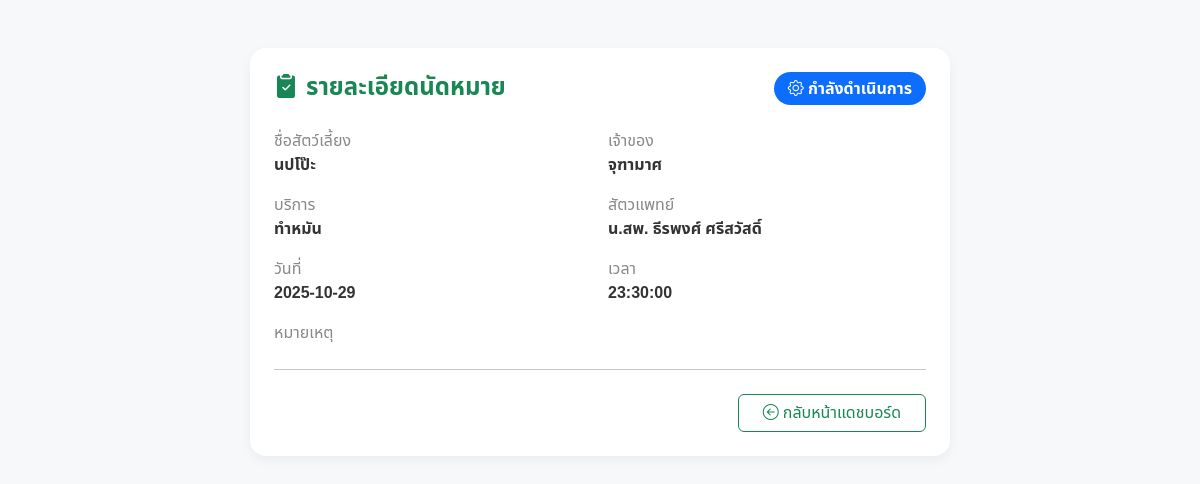
The page /myadmin/view_appointment.php?id=4 (signed in) on the database its author committed.
### tables this page shows
CREATE TABLE `appointments` (
  `app_id` int(11) NOT NULL,
  `user_id` int(11) NOT NULL,
  `pet_name` varchar(100) DEFAULT NULL,
  `vet_id` int(11) NOT NULL,
  `service_type` enum('health_check','vaccination','sterilization') NOT NULL DEFAULT 'health_check',
  `date` date NOT NULL,
  `time` time NOT NULL,
  `status` enum('pending','confirmed','cancelled','completed') DEFAULT 'pending',
  `price` decimal(10,2) DEFAULT 0.00,
  `note` text DEFAULT NULL,
  `created_at` timestamp NOT NULL DEFAULT current_timestamp()
);

CREATE TABLE `users` (
  `user_id` int(11) NOT NULL,
  `username` varchar(50) NOT NULL,
  `password` varchar(255) NOT NULL,
  `email` varchar(100) NOT NULL,
  `phone` varchar(20) NOT NULL,
  `address` text NOT NULL,
  `created_at` timestamp NOT NULL DEFAULT current_timestamp(),
  `status` enum('active','inactive') DEFAULT 'active'
);

CREATE TABLE `vets` (
  `vet_id` int(11) NOT NULL,
  `vet_name` varchar(100) DEFAULT NULL,
  `specialty` varchar(100) DEFAULT NULL
);

### myadmin/view_appointment.php (the view, shortened to what this page needs)
<?php
require_once 'config/db.php';
$id = $_GET['id'];
$stmt = $conn->prepare("
  SELECT
    a.app_id,
    a.pet_name,
    a.service_type,
    a.date,
    a.time,
    a.status,
    a.note,
    v.vet_name,
    u.username AS owner_name
  FROM appointments a
  LEFT JOIN vets v ON a.vet_id = v.vet_id
  LEFT JOIN users u ON a.user_id = u.user_id
  WHERE a.app_id = ?
");
$stmt->execute([$id]);
$appointment = $stmt->fetch(PDO::FETCH_ASSOC);
$serviceNames = [
  'health_check' => 'ตรวจสุขภาพ',
  'vaccination' => 'ฉีดวัคซีน',
  'sterilization' => 'ทำหมัน',
];
$statusBadge = [
  'pending' => ['รอคิว', 'warning', 'bi-clock-history'],
  'confirmed' => ['กำลังดำเนินการ', 'primary', 'bi-gear'],
  'completed' => ['เสร็จสิ้น', 'success', 'bi-check-circle'],
  'cancelled' => ['ยกเลิก', 'danger', 'bi-x-circle']
][$appointment['status']] ?? ['ไม่ระบุ', 'secondary', 'bi-question-circle'];
?>
<!DOCTYPE html>
<html lang="th">
<head>
  <link href="https://cdn.jsdelivr.net/npm/bootstrap@5.3.3/dist/css/bootstrap.min.css" rel="stylesheet">
  <link href="https://cdn.jsdelivr.net/npm/bootstrap-icons@1.11.3/font/bootstrap-icons.css" rel="stylesheet">
</head>
<body>
  <div class="container py-5">
    <div class="card p-4 mx-auto" style="max-width: 700px;">
      <div class="d-flex align-items-center justify-content-between mb-4">
        <h4 class="fw-bold text-success mb-0">
          <i class="bi bi-clipboard2-check-fill me-2"></i>รายละเอียดนัดหมาย
        </h4>
        <span class="badge bg-<?= $statusBadge[1] ?> badge-status">
          <i class="bi <?= $statusBadge[2] ?>"></i> <?= $statusBadge[0] ?>
        </span>
      </div>
      <div class="row g-3">
        <div class="col-6">
          <div class="info-label">ชื่อสัตว์เลี้ยง</div>
          <div class="info-value"><?= htmlspecialchars($appointment['pet_name']) ?></div>
        </div>
        <div class="col-6">
          <div class="info-label">เจ้าของ</div>
          <div class="info-value"><?= htmlspecialchars($appointment['owner_name']) ?></div>
        </div>
        <div class="col-6">
          <div class="info-label">บริการ</div>
          <div class="info-value"><?= $serviceNames[$appointment['service_type']] ?? 'อื่น ๆ' ?></div>
        </div>
        <div class="col-6">
          <div class="info-label">สัตวแพทย์</div>
          <div class="info-value"><?= htmlspecialchars($appointment['vet_name'] ?? '-') ?></div>
        </div>
        <div class="col-6">
          <div class="info-label">วันที่</div>
          <div class="info-value"><?= htmlspecialchars($appointment['date']) ?></div>
        </div>
        <div class="col-6">
          <div class="info-label">เวลา</div>
          <div class="info-value"><?= htmlspecialchars($appointment['time']) ?></div>
        </div>
        <div class="col-12 mt-3">
          <div class="info-label">หมายเหตุ</div>
        </div>
      </div>
      <hr class="my-4">
      <div class="text-end">
        <a href="index.php" class="btn btn-outline-success px-4">
          <i class="bi bi-arrow-left-circle"></i> กลับหน้าแดชบอร์ด
        </a>
      </div>
    </div>
  </div>
</body>
</html>

### myadmin/view_appointment.php (style rules this page uses)
body { background: #f6f8fa; font-family: 'Noto Sans Thai', sans-serif; }
.card { border: none; border-radius: 16px; box-shadow: 0 4px 12px rgba(0,0,0,0.05); }
.badge-status { font-size: 1rem; padding: 8px 14px; border-radius: 30px; }
.info-label { color: #888; font-weight: 500; }
.info-value { font-weight: 600; color: #333; }

### rows shown on the page
appointments: status "กำลังดำเนินการ", pet_name "นปโป๊ะ", user.username "จุฑามาศ", service_type "ทำหมัน", vet.vet_name "น.สพ. ธีรพงศ์ ศรีสวัสดิ์", date "2025-10-29", time "23:30:00"
